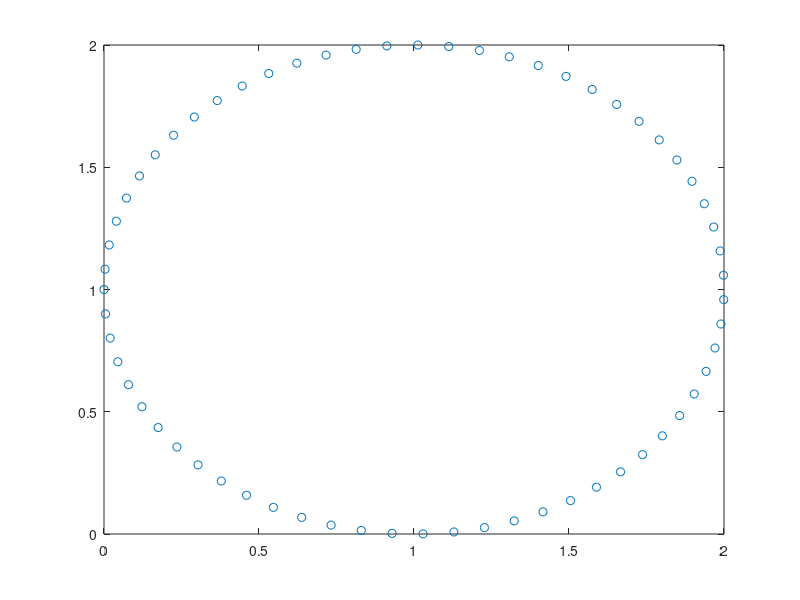
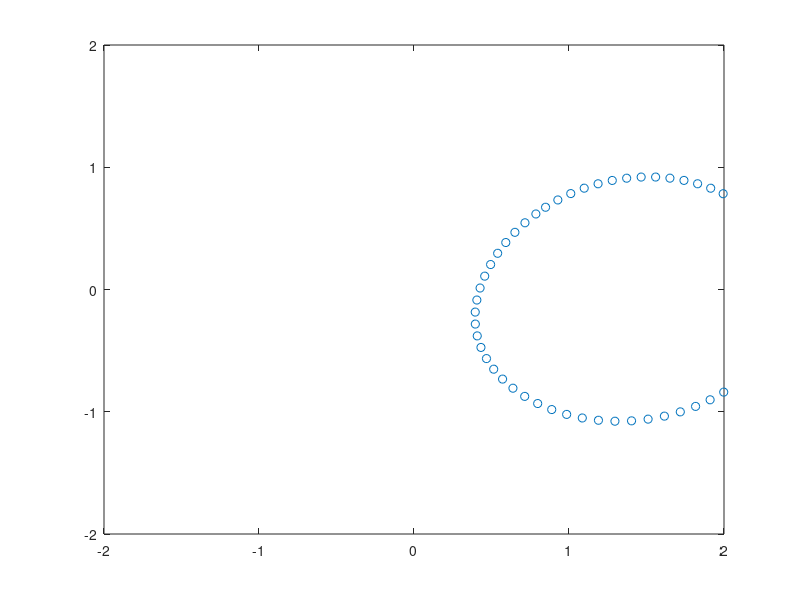
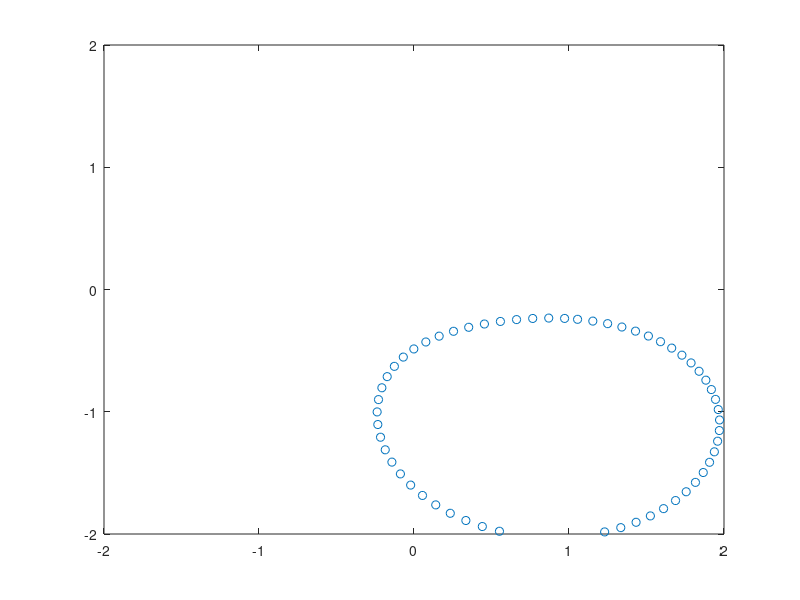
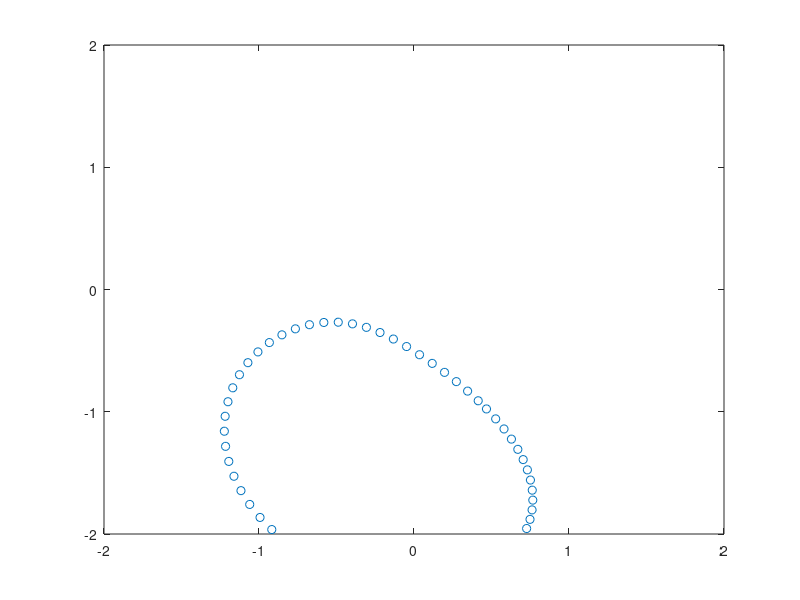

These charts were generated, in order, by the following MATLAB code:
clear all; close all; clc;
%create some points
x = -5:.05:5;
y = [x;x];

w = -pi:.1:pi;
y = [cos(w)+1; sin(w)+1];

f = @(t) exp(-0.1*norm(t));
%f = @(t) norm(t);
%f = @(t) 1./(1+norm(t));
%Theta = [cos(pi/4) -sin(pi/4); sin(pi/4) cos(pi/4)];
S = @(x) [cos(f(x)) sin(f(x)); -sin(f(x)) cos(f(x))]*x;
%S = @(x) [cos(f(Theta*x)) sin(f(Theta*x)); -sin(f(Theta*x)) cos(f(Theta*x))]*x;
for i=1:length(y)
    t(:,i) = S(y(:,i));
end
for i=1:length(y)
    t2(:,i) = S(t(:,i));
end
for i=1:length(y)
    t3(:,i) = S(t2(:,i));
end
for i=1:length(y)
    t4(:,i) = S(t3(:,i));
end
for i=1:length(y)
    t5(:,i) = S(t4(:,i));
end
for i=1:length(y)
    t6(:,i) = S(t5(:,i));
end
for i=1:length(y)
    t7(:,i) = S(t6(:,i));
end
for i=1:length(y)
    t8(:,i) = S(t7(:,i));
end
for i=1:length(y)
    t9(:,i) = S(t8(:,i));
end
for i=1:length(y)
    t10(:,i) = S(t9(:,i));
end
for i=1:length(y)
    t11(:,i) = S(t10(:,i));
end
for i=1:length(y)
    t12(:,i) = S(t11(:,i));
end
for i=1:length(y)
    t13(:,i) = S(t12(:,i));
end
for i=1:length(y)
    t14(:,i) = S(t13(:,i));
end
for i=1:length(y)
    t15(:,i) = S(t14(:,i));
end
% figure;
% plot(y(1,:),y(2,:),'o',t(1,:),t(2,:),'o');
% legend('Data','Twisted')
figure;
%fig = plot(y(1,:),y(2,:),'o',t(1,:),t(2,:),'o',t2(1,:),t2(2,:),'o',t3(1,:),t3(2,:),'o');
axis([-2 2 -2 2]); 
plot(y(1,:),y(2,:),'o');
 saveas(gcf,'CircleTwist_0.png');
figure;
plot(t(1,:),t(2,:),'o');
axis([-2 2 -2 2]); 
saveas(gcf,'CircleTwist_1.png');
figure;
plot(t2(1,:),t2(2,:),'o');
axis([-2 2 -2 2]); 
saveas(gcf,'CircleTwist_2.png');
figure;
plot(t3(1,:),t3(2,:),'o');
axis([-2 2 -2 2]); 
saveas(gcf,'CircleTwist_3.png');
figure;
plot(t4(1,:),t4(2,:),'o');
axis([-2 2 -2 2]); 
saveas(gcf,'CircleTwist_4.png');
figure;
plot(t5(1,:),t5(2,:),'o');
axis([-2 2 -2 2]); 
saveas(gcf,'CircleTwist_5.png');
figure;
plot(t6(1,:),t6(2,:),'o');
axis([-2 2 -2 2]); 
saveas(gcf,'CircleTwist_6.png');
figure;
plot(t7(1,:),t7(2,:),'o');
axis([-2 2 -2 2]); 
saveas(gcf,'CircleTwist_7.png');
figure;
plot(t8(1,:),t8(2,:),'o');
axis([-2 2 -2 2]); 
saveas(gcf,'CircleTwist_8.png');
figure;
plot(t9(1,:),t9(2,:),'o');
axis([-2 2 -2 2]); 
saveas(gcf,'CircleTwist_9.png');
figure;
plot(t10(1,:),t10(2,:),'o');
axis([-2 2 -2 2]); 
saveas(gcf,'CircleTwist_10.png');
figure;
plot(t11(1,:),t11(2,:),'o');
axis([-2 2 -2 2]); 
saveas(gcf,'CircleTwist_11.png');
figure;
plot(t12(1,:),t12(2,:),'o');
axis([-2 2 -2 2]); 
saveas(gcf,'CircleTwist_12.png');
figure;
plot(t13(1,:),t13(2,:),'o');
axis([-2 2 -2 2]); 
saveas(gcf,'CircleTwist_13.png');
figure;
plot(t14(1,:),t14(2,:),'o');
axis([-2 2 -2 2]); 
saveas(gcf,'CircleTwist_14.png');
figure;
plot(t15(1,:),t15(2,:),'o');
axis([-2 2 -2 2]); 
saveas(gcf,'CircleTwist_15.png');
% plot(y(1,:),y(2,:),'o',t(1,:),t(2,:),'o',t2(1,:),t2(2,:),'o',t3(1,:),t3(2,:),'o',t4(1,:),t4(2,:),'o',t5(1,:),t5(2,:),'o',t6(1,:),t6(2,:),'o');
%legend('Data','1 Twist','2 Twist','3 Twist');
